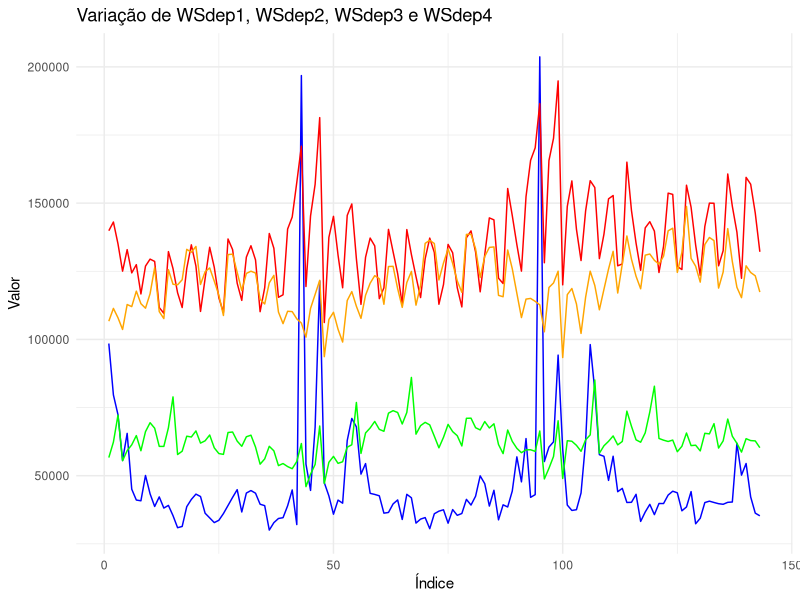

Here is the R script that generated this plot:
d=read.table("walmart.csv",sep=",",header=TRUE)
summary(d)

#  fuel_price – preço de combustível na região da loja e na mesma semana
#  isholiday – se existiu um feriado nacional na semana em causa.
#  wsdep1 – valor semanal de vendas no departamento 1.
#  wsdep2 – valor semanal de vendas no departamento 2.
#  wsdep3 – valor semanal de vendas no departamento 3.
#  wsdep4 – valor semanal de vendas no departamento 4.

#Podemos adicionar colunas ao código | Semana / Mes do ano -> Estudar a possibilidade de algum tipo de sanozalidade


# Ter em atenção o horizonte temporal, que deverá envolveruma previsão até 1 “mês” (quatro semanas) - 4 linhas 

#Instalar bibliotecas

library(ggplot2)

library(lubridate)


d$Week <- week(as.Date(d$Date))

d$Month <- month(as.Date(d$Date))

head(d, 143)

ggplot(d, aes(x = seq_along(WSdep1), y = WSdep1)) +
  geom_line(color = "blue") +
  geom_line(aes(y = WSdep2), color = "red") +
  geom_line(aes(y = WSdep3), color = "green") +
  geom_line(aes(y = WSdep4), color = "orange") +
  labs(x = "Índice", y = "Valor", title = "Variação de WSdep1, WSdep2, WSdep3 e WSdep4") +
  theme_minimal()


